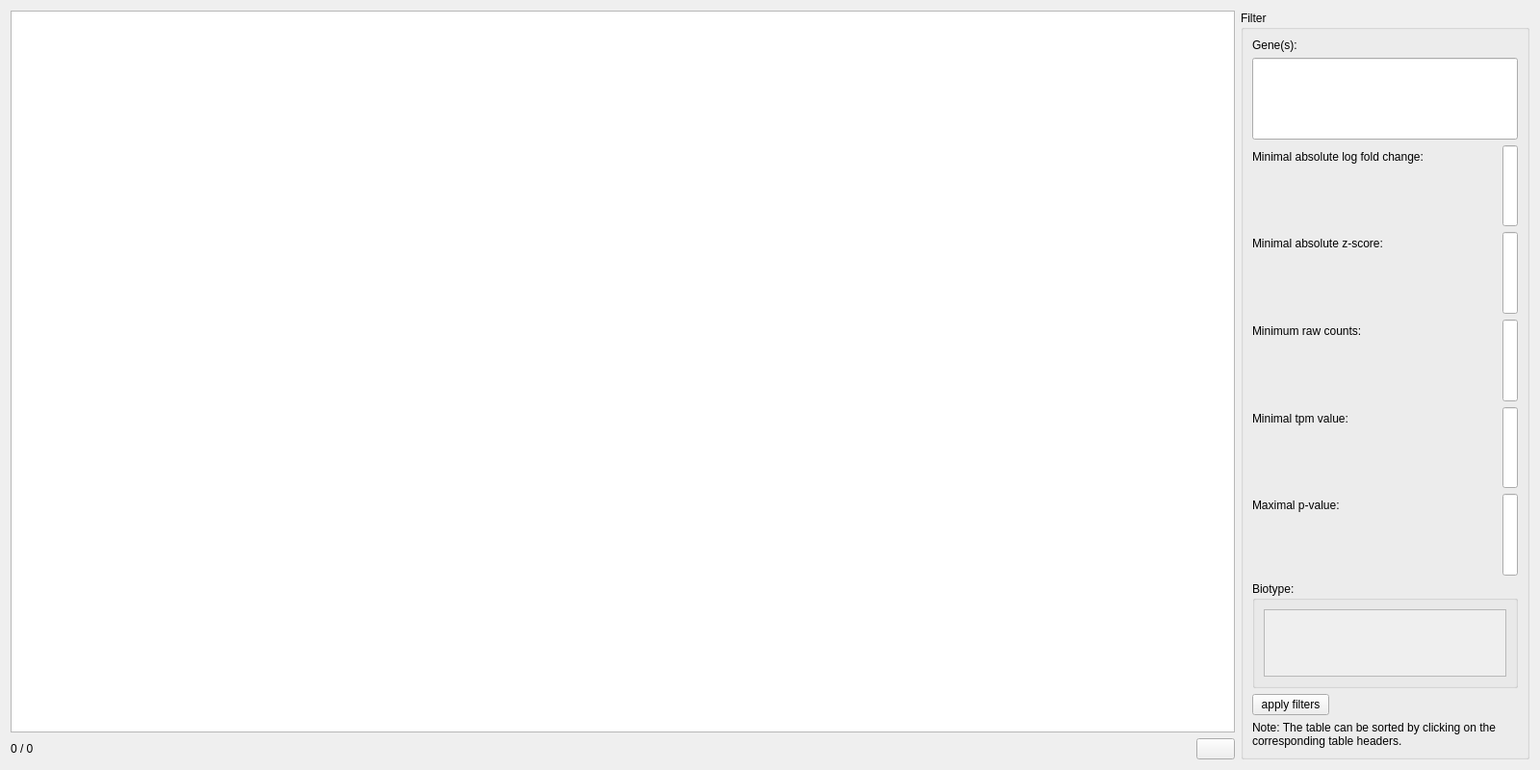
<?xml version="1.0" encoding="UTF-8"?>
<ui version="4.0">
 <class>ExpressionDataWidget</class>
 <widget class="QWidget" name="ExpressionDataWidget">
  <property name="geometry">
   <rect>
    <x>0</x>
    <y>0</y>
    <width>1600</width>
    <height>800</height>
   </rect>
  </property>
  <property name="minimumSize">
   <size>
    <width>1280</width>
    <height>800</height>
   </size>
  </property>
  <property name="maximumSize">
   <size>
    <width>16777215</width>
    <height>16777215</height>
   </size>
  </property>
  <property name="windowTitle">
   <string>Form</string>
  </property>
  <property name="toolTip">
   <string/>
  </property>
  <layout class="QHBoxLayout" name="horizontalLayout">
   <item>
    <layout class="QVBoxLayout" name="verticalLayout">
     <item>
      <widget class="QTableWidget" name="expression_data"/>
     </item>
     <item>
      <layout class="QHBoxLayout" name="horizontalLayout_2">
       <item>
        <widget class="QLabel" name="filtered_rows">
         <property name="text">
          <string>0 / 0</string>
         </property>
        </widget>
       </item>
       <item>
        <spacer name="horizontalSpacer">
         <property name="orientation">
          <enum>Qt::Horizontal</enum>
         </property>
         <property name="sizeHint" stdset="0">
          <size>
           <width>40</width>
           <height>20</height>
          </size>
         </property>
        </spacer>
       </item>
       <item>
        <widget class="QPushButton" name="btn_copy_table">
         <property name="text">
          <string/>
         </property>
         <property name="icon">
          <iconset resource="GSvar.qrc">
           <normaloff>:/Icons/CopyClipboard.png</normaloff>:/Icons/CopyClipboard.png</iconset>
         </property>
        </widget>
       </item>
      </layout>
     </item>
    </layout>
   </item>
   <item>
    <widget class="QGroupBox" name="groupBox">
     <property name="sizePolicy">
      <sizepolicy hsizetype="Preferred" vsizetype="Minimum">
       <horstretch>0</horstretch>
       <verstretch>0</verstretch>
      </sizepolicy>
     </property>
     <property name="maximumSize">
      <size>
       <width>300</width>
       <height>16777215</height>
      </size>
     </property>
     <property name="title">
      <string>Filter</string>
     </property>
     <layout class="QFormLayout" name="formLayout">
      <item row="0" column="0">
       <widget class="QLabel" name="label">
        <property name="text">
         <string>Gene(s):</string>
        </property>
       </widget>
      </item>
      <item row="2" column="0">
       <widget class="QLabel" name="label_3">
        <property name="text">
         <string>Minimal absolute log fold change:</string>
        </property>
       </widget>
      </item>
      <item row="2" column="1">
       <widget class="QLineEdit" name="abs_log_fc">
        <property name="sizePolicy">
         <sizepolicy hsizetype="Expanding" vsizetype="Expanding">
          <horstretch>0</horstretch>
          <verstretch>0</verstretch>
         </sizepolicy>
        </property>
        <property name="toolTip">
         <string>&lt;html&gt;&lt;head/&gt;&lt;body&gt;&lt;p&gt;Lower absolute cutoff for log fold change (float value)&lt;/p&gt;&lt;/body&gt;&lt;/html&gt;</string>
        </property>
       </widget>
      </item>
      <item row="3" column="0">
       <widget class="QLabel" name="label_4">
        <property name="text">
         <string>Minimal absolute z-score:</string>
        </property>
       </widget>
      </item>
      <item row="3" column="1">
       <widget class="QLineEdit" name="abs_zscore">
        <property name="sizePolicy">
         <sizepolicy hsizetype="Expanding" vsizetype="Expanding">
          <horstretch>0</horstretch>
          <verstretch>0</verstretch>
         </sizepolicy>
        </property>
        <property name="toolTip">
         <string>&lt;html&gt;&lt;head/&gt;&lt;body&gt;&lt;p&gt;Lower absolute cutoff forz-Score (float value)&lt;/p&gt;&lt;/body&gt;&lt;/html&gt;</string>
        </property>
       </widget>
      </item>
      <item row="4" column="0">
       <widget class="QLabel" name="l_raw">
        <property name="text">
         <string>Minimum raw counts:</string>
        </property>
       </widget>
      </item>
      <item row="4" column="1">
       <widget class="QLineEdit" name="raw_counts">
        <property name="sizePolicy">
         <sizepolicy hsizetype="Expanding" vsizetype="Expanding">
          <horstretch>0</horstretch>
          <verstretch>0</verstretch>
         </sizepolicy>
        </property>
        <property name="toolTip">
         <string>&lt;html&gt;&lt;head/&gt;&lt;body&gt;&lt;p&gt;Lower cutoff for raw counts (integer value)&lt;/p&gt;&lt;/body&gt;&lt;/html&gt;</string>
        </property>
       </widget>
      </item>
      <item row="5" column="0">
       <widget class="QLabel" name="l_tpm">
        <property name="text">
         <string>Minimal tpm value:</string>
        </property>
       </widget>
      </item>
      <item row="5" column="1">
       <widget class="QLineEdit" name="tpm_value">
        <property name="sizePolicy">
         <sizepolicy hsizetype="Expanding" vsizetype="Expanding">
          <horstretch>0</horstretch>
          <verstretch>0</verstretch>
         </sizepolicy>
        </property>
        <property name="toolTip">
         <string>&lt;html&gt;&lt;head/&gt;&lt;body&gt;&lt;p&gt;Lower cutoff for tpm value (float value)&lt;/p&gt;&lt;/body&gt;&lt;/html&gt;</string>
        </property>
       </widget>
      </item>
      <item row="6" column="0">
       <widget class="QLabel" name="l_pvalue">
        <property name="text">
         <string>Maximal p-value:</string>
        </property>
       </widget>
      </item>
      <item row="6" column="1">
       <widget class="QLineEdit" name="pvalue">
        <property name="sizePolicy">
         <sizepolicy hsizetype="Expanding" vsizetype="Expanding">
          <horstretch>0</horstretch>
          <verstretch>0</verstretch>
         </sizepolicy>
        </property>
        <property name="toolTip">
         <string>&lt;html&gt;&lt;head/&gt;&lt;body&gt;&lt;p&gt;Upper cutoff for p-value (float value)&lt;/p&gt;&lt;/body&gt;&lt;/html&gt;</string>
        </property>
       </widget>
      </item>
      <item row="7" column="0" colspan="2">
       <widget class="QGroupBox" name="gb_biotype">
        <property name="maximumSize">
         <size>
          <width>16777215</width>
          <height>800</height>
         </size>
        </property>
        <property name="title">
         <string>Biotype:</string>
        </property>
        <layout class="QVBoxLayout" name="verticalLayout_2">
         <item>
          <widget class="QScrollArea" name="sa_biotype">
           <property name="toolTip">
            <string>&lt;html&gt;&lt;head/&gt;&lt;body&gt;&lt;p&gt;Select all biotypes which should be shown.&lt;/p&gt;&lt;p&gt;&lt;br/&gt;&lt;/p&gt;&lt;p&gt;Note: All biotypes can be (de)selected through the context menu&lt;/p&gt;&lt;/body&gt;&lt;/html&gt;</string>
           </property>
           <property name="widgetResizable">
            <bool>true</bool>
           </property>
           <widget class="QWidget" name="sawc_biotype">
            <property name="geometry">
             <rect>
              <x>0</x>
              <y>0</y>
              <width>258</width>
              <height>69</height>
             </rect>
            </property>
           </widget>
          </widget>
         </item>
        </layout>
       </widget>
      </item>
      <item row="9" column="0">
       <widget class="QPushButton" name="apply_filters">
        <property name="text">
         <string>apply filters</string>
        </property>
       </widget>
      </item>
      <item row="11" column="0">
       <widget class="QLabel" name="label_2">
        <property name="text">
         <string>Note: The table can be sorted by clicking on the corresponding table headers. </string>
        </property>
        <property name="wordWrap">
         <bool>true</bool>
        </property>
       </widget>
      </item>
      <item row="1" column="0" colspan="2">
       <widget class="QLineEdit" name="gene_filter">
        <property name="sizePolicy">
         <sizepolicy hsizetype="Expanding" vsizetype="Expanding">
          <horstretch>0</horstretch>
          <verstretch>0</verstretch>
         </sizepolicy>
        </property>
        <property name="toolTip">
         <string>&lt;html&gt;&lt;head/&gt;&lt;body&gt;&lt;p&gt;Comma-separated list of gene names.&lt;br/&gt;&lt;br/&gt;Notes:&lt;br/&gt;- You can use '*' as a wildcard. &lt;/p&gt;&lt;/body&gt;&lt;/html&gt;</string>
        </property>
        <property name="maxLength">
         <number>5000000</number>
        </property>
       </widget>
      </item>
     </layout>
    </widget>
   </item>
  </layout>
 </widget>
 <resources>
  <include location="GSvar.qrc"/>
 </resources>
 <connections/>
</ui>
